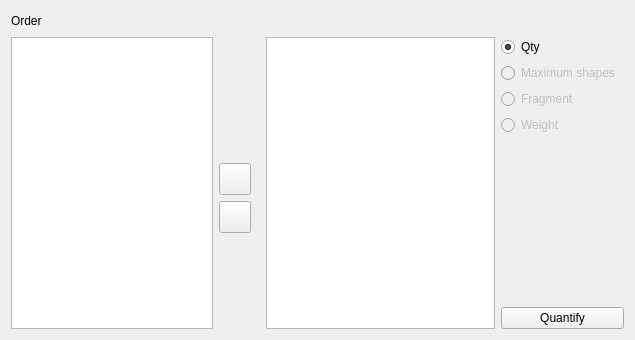
<?xml version='1.0' encoding='UTF-8'?>
<ui version="4.0">
 <class>quantPanel</class>
 <widget class="QDialog" name="quantPanel">
  <property name="windowModality">
   <enum>Qt::NonModal</enum>
  </property>
  <property name="geometry">
   <rect>
    <x>0</x>
    <y>0</y>
    <width>635</width>
    <height>340</height>
   </rect>
  </property>
  <property name="windowTitle">
   <string>Order panel</string>
  </property>
  <property name="windowIcon">
   <iconset>
    <normaloff>.</normaloff>.</iconset>
  </property>
  <layout class="QGridLayout">
   <item row="0" column="0">
    <widget class="QLabel" name="label">
     <property name="text">
      <string>Order</string>
     </property>
    </widget>
   </item>
   <item row="0" column="1" colspan="4">
    <spacer>
     <property name="orientation">
      <enum>Qt::Horizontal</enum>
     </property>
     <property name="sizeHint" stdset="0">
      <size>
       <width>387</width>
       <height>20</height>
      </size>
     </property>
    </spacer>
   </item>
   <item row="1" column="0" rowspan="9" colspan="2">
    <widget class="QListWidget" name="FieldsList">
     <property name="acceptDrops">
      <bool>true</bool>
     </property>
     <property name="editTriggers">
      <set>QAbstractItemView::DoubleClicked|QAbstractItemView::EditKeyPressed|QAbstractItemView::SelectedClicked</set>
     </property>
     <property name="dragEnabled">
      <bool>true</bool>
     </property>
     <property name="dragDropOverwriteMode">
      <bool>true</bool>
     </property>
     <property name="dragDropMode">
      <enum>QAbstractItemView::NoDragDrop</enum>
     </property>
     <property name="alternatingRowColors">
      <bool>true</bool>
     </property>
     <property name="selectionMode">
      <enum>QAbstractItemView::SingleSelection</enum>
     </property>
     <property name="viewMode">
      <enum>QListView::ListMode</enum>
     </property>
    </widget>
   </item>
   <item row="1" column="2" rowspan="5">
    <spacer>
     <property name="orientation">
      <enum>Qt::Vertical</enum>
     </property>
     <property name="sizeHint" stdset="0">
      <size>
       <width>41</width>
       <height>81</height>
      </size>
     </property>
    </spacer>
   </item>
   <item row="1" column="3" rowspan="9">
    <widget class="QListWidget" name="FieldListsort">
     <property name="acceptDrops">
      <bool>true</bool>
     </property>
     <property name="autoScroll">
      <bool>false</bool>
     </property>
     <property name="editTriggers">
      <set>QAbstractItemView::DoubleClicked|QAbstractItemView::EditKeyPressed</set>
     </property>
     <property name="showDropIndicator" stdset="0">
      <bool>false</bool>
     </property>
     <property name="dragEnabled">
      <bool>false</bool>
     </property>
     <property name="dragDropOverwriteMode">
      <bool>false</bool>
     </property>
     <property name="dragDropMode">
      <enum>QAbstractItemView::InternalMove</enum>
     </property>
     <property name="alternatingRowColors">
      <bool>true</bool>
     </property>
     <property name="selectionBehavior">
      <enum>QAbstractItemView::SelectRows</enum>
     </property>
     <property name="movement">
      <enum>QListView::Free</enum>
     </property>
     <property name="viewMode">
      <enum>QListView::ListMode</enum>
     </property>
    </widget>
   </item>
   <item row="1" column="4">
    <widget class="QRadioButton" name="radioButtonFormeMin">
     <property name="text">
      <string>Qty</string>
     </property>
     <property name="checked">
      <bool>true</bool>
     </property>
    </widget>
   </item>
   <item row="2" column="4">
    <widget class="QRadioButton" name="radioButtonFormeMax">
     <property name="enabled">
      <bool>false</bool>
     </property>
     <property name="text">
      <string>Maximum shapes </string>
     </property>
    </widget>
   </item>
   <item row="5" column="4" rowspan="4">
    <spacer>
     <property name="orientation">
      <enum>Qt::Vertical</enum>
     </property>
     <property name="sizeHint" stdset="0">
      <size>
       <width>91</width>
       <height>171</height>
      </size>
     </property>
    </spacer>
   </item>
   <item row="6" column="2">
    <widget class="QPushButton" name="pushButtonRight">
     <property name="focusPolicy">
      <enum>Qt::NoFocus</enum>
     </property>
     <property name="text">
      <string />
     </property>
     <property name="icon">
      <iconset>
       <normaloff>:/icons/6_rightArrow.png</normaloff>:/icons/6_rightArrow.png</iconset>
     </property>
     <property name="checkable">
      <bool>false</bool>
     </property>
     <property name="autoDefault">
      <bool>true</bool>
     </property>
    <property name="iconSize"><size><width>24</width><height>24</height></size></property><property name="minimumSize"><size><width>32</width><height>32</height></size></property><property name="maximumSize"><size><width>32</width><height>32</height></size></property></widget>
   </item>
   <item row="7" column="2">
    <widget class="QPushButton" name="pushButtonLeft">
     <property name="focusPolicy">
      <enum>Qt::NoFocus</enum>
     </property>
     <property name="text">
      <string />
     </property>
     <property name="icon">
      <iconset>
       <normaloff>:/icons/4_leftArrow.png</normaloff>:/icons/4_leftArrow.png</iconset>
     </property>
     <property name="checkable">
      <bool>false</bool>
     </property>
     <property name="autoDefault">
      <bool>true</bool>
     </property>
    <property name="iconSize"><size><width>24</width><height>24</height></size></property><property name="minimumSize"><size><width>32</width><height>32</height></size></property><property name="maximumSize"><size><width>32</width><height>32</height></size></property></widget>
   </item>
   <item row="8" column="2" rowspan="2">
    <spacer>
     <property name="orientation">
      <enum>Qt::Vertical</enum>
     </property>
     <property name="sizeHint" stdset="0">
      <size>
       <width>41</width>
       <height>121</height>
      </size>
     </property>
    </spacer>
   </item>
   <item row="9" column="4">
    <widget class="QPushButton" name="pushButtonQuant">
     <property name="focusPolicy">
      <enum>Qt::NoFocus</enum>
     </property>
     <property name="text">
      <string>Quantify</string>
     </property>
     <property name="checkable">
      <bool>false</bool>
     </property>
     <property name="autoDefault">
      <bool>true</bool>
     </property>
    </widget>
   </item>
   <item row="3" column="4">
    <widget class="QRadioButton" name="radioButtonFrammenti">
     <property name="enabled">
      <bool>false</bool>
     </property>
     <property name="text">
      <string>Fragment</string>
     </property>
    </widget>
   </item>
   <item row="4" column="4">
    <widget class="QRadioButton" name="radioButtonPeso">
     <property name="enabled">
      <bool>false</bool>
     </property>
     <property name="text">
      <string>Weight</string>
     </property>
    </widget>
   </item>
  </layout>
 </widget>
 <resources>
  <include location="hff_resources.qrc" />
 </resources>
 <connections />
</ui>
